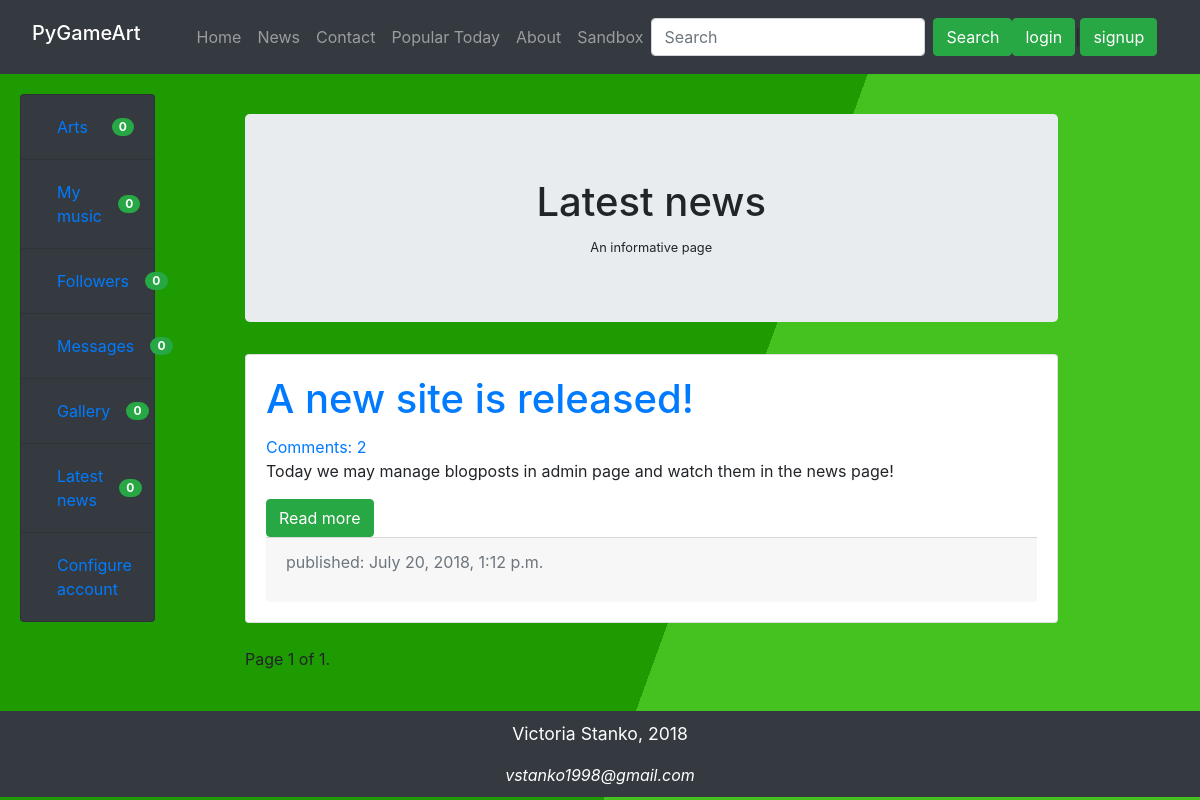
Before: /news/ with the older database file.
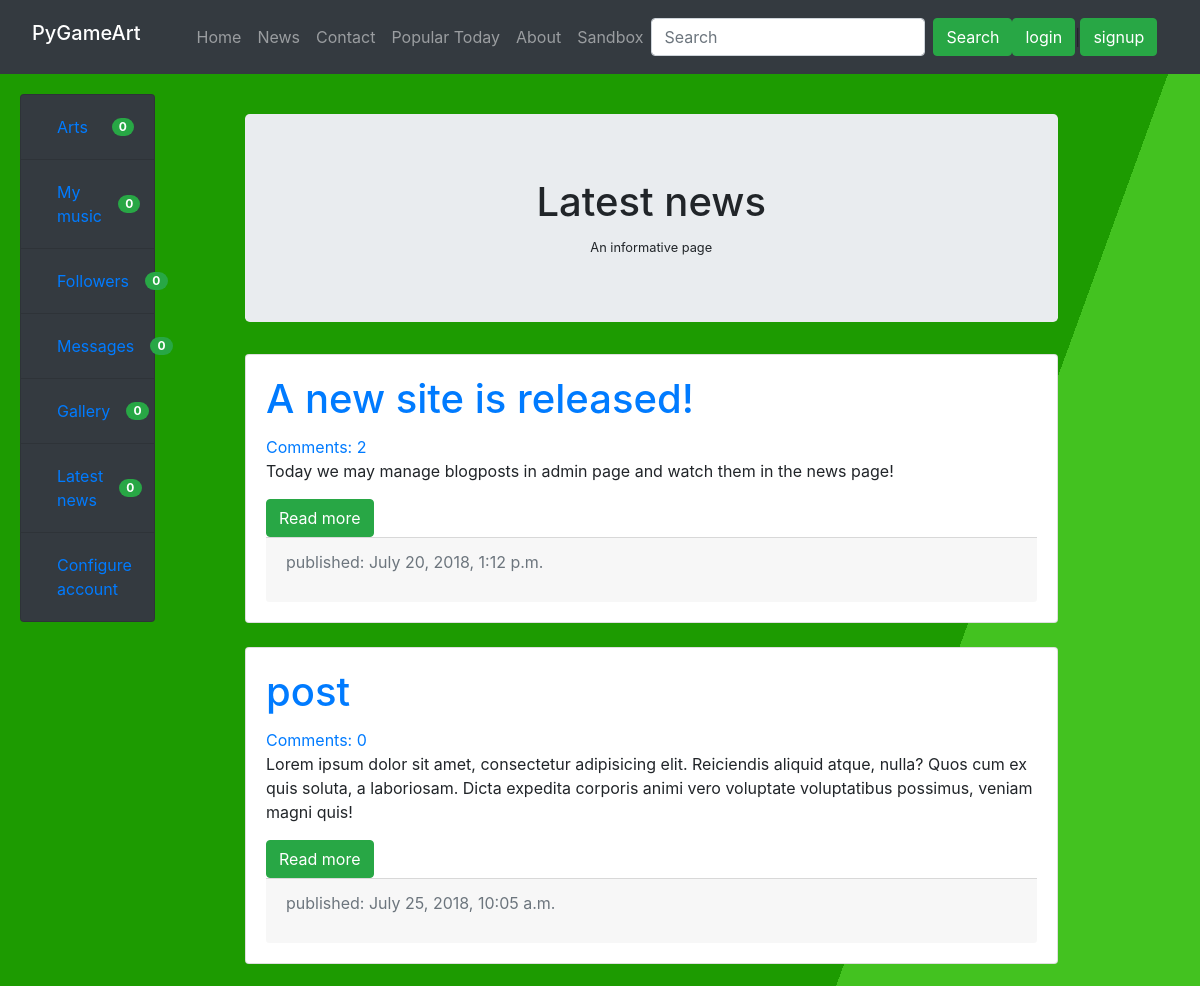
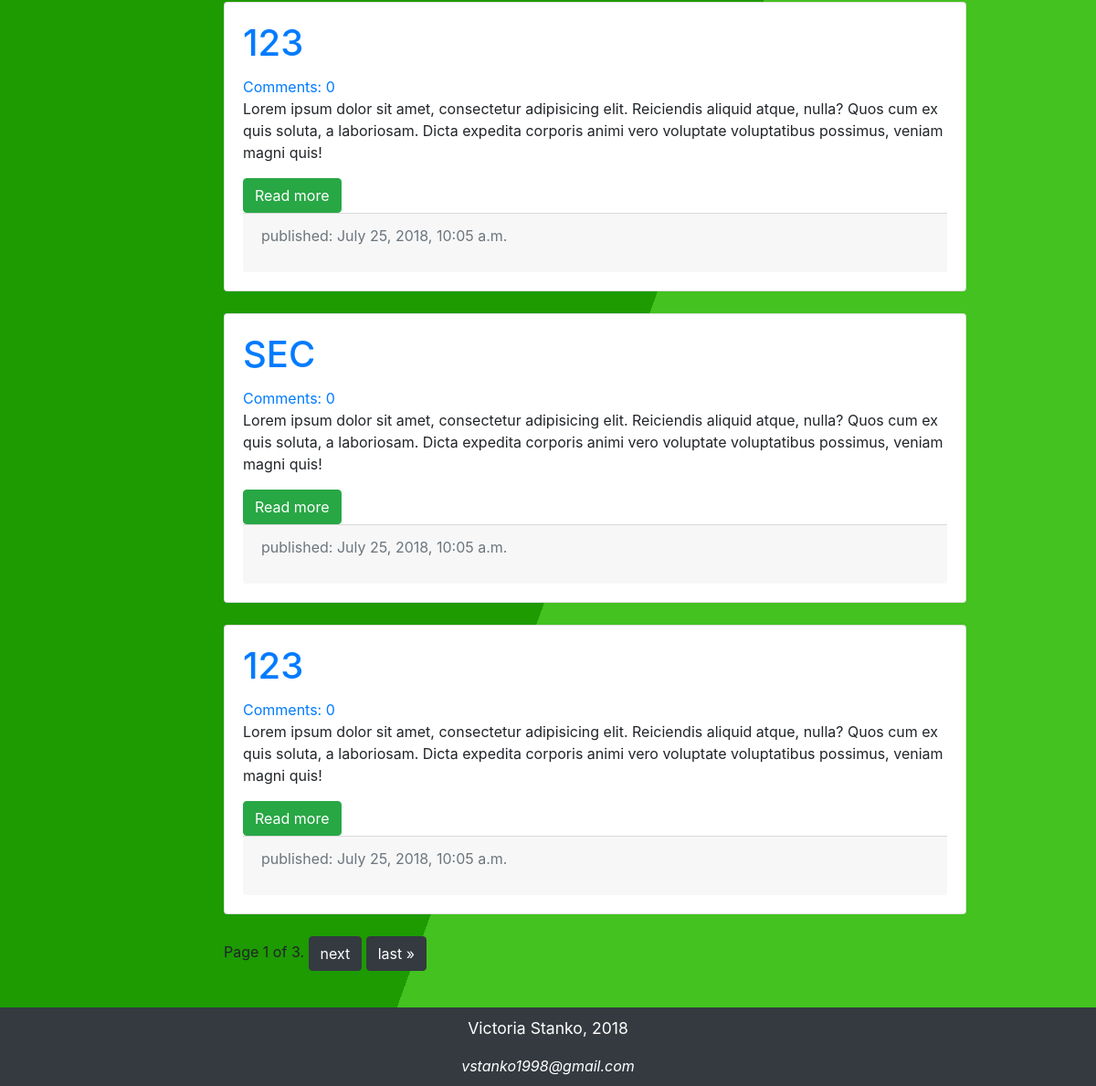
After: the same page with the newer database file (2 pictures, top to bottom).
### blog/models.py (models this page shows, shortened)
class Post(models.Model):
    author = models.ForeignKey('auth.User', on_delete=models.CASCADE)
    title = models.CharField(max_length=200)
    text = models.TextField()
    created_date = models.DateTimeField(default=timezone.now)
    published_date = models.DateTimeField(blank=True, null=True)
    post_image = models.ImageField(upload_to=image_directory_path, storage=image_storage, null=True, blank=True)
    def approved_comments(self):
        return self.comments.filter(approved_comment=True)

### blog/views.py (the view)
def news_list(request):
    post_list = Post.objects.filter(published_date__lte=timezone.now()).order_by('published_date')
    paginator = Paginator(post_list, 5)
    page = request.GET.get('page')
    posts = paginator.get_page(page)
    return render(request, 'news.html', {'posts': posts})

### blog/templates/news.html (shortened to what this page needs)
{% extends 'base.html' %}
{% block content %}
    <div class="jumbotron text-center">
        <h1>Latest news</h1>
        <small>An informative page</small>
    </div>
    {% for post in posts %}
        <div class="card mb-4">
            <div class="card-body">
                <h1 class="card-title">
                    <a href="{% url 'news_detail' pk=post.pk %}">{{ post.title }}</a>
                </h1>
                <a href="{% url 'news_detail' pk=post.pk %}">Comments: {{ post.approved_comments.count }}</a>
                <p class="card-text">{{ post.text|linebreaksbr }}</p>
                <a class="btn btn-success" href="{% url 'news_detail' pk=post.pk %}">Read more</a>
                <div class="card-footer text-muted">
                    <p>published: {{ post.published_date }}</p>
                </div>
            </div>
        </div>
    {% endfor %}
    <div class="pagination">
        <span class="step-links">
            <span class="current">
                Page {{ posts.number }} of {{ posts.paginator.num_pages }}.
            </span>
            {% if posts.has_next %}
                <a class="btn btn-dark" href="?page={{ posts.next_page_number }}">next</a>
                <a class="btn btn-dark" href="?page={{ posts.paginator.num_pages }}">last &raquo;</a>
            {% endif %}
        </span>
    </div>
{%  endblock %}

Changed rows visible on the page:
added Post: title "post", approved_comments.count "0", text "Lorem ipsum dolor sit amet, consectetur adipisicing elit. Reiciendis aliquid atque, nulla? Quos cum ex quis soluta, a laboriosam. Dicta expedita corporis animi vero voluptate voluptatibus possimus, veniam magni quis!", published_date "July 25, 2018, 10:05 a.m."
added Post: title "123", approved_comments.count "0", text "Lorem ipsum dolor sit amet, consectetur adipisicing elit. Reiciendis aliquid atque, nulla? Quos cum ex quis soluta, a laboriosam. Dicta expedita corporis animi vero voluptate voluptatibus possimus, veniam magni quis!", published_date "July 25, 2018, 10:05 a.m."
added Post: title "SEC", approved_comments.count "0", text "Lorem ipsum dolor sit amet, consectetur adipisicing elit. Reiciendis aliquid atque, nulla? Quos cum ex quis soluta, a laboriosam. Dicta expedita corporis animi vero voluptate voluptatibus possimus, veniam magni quis!", published_date "July 25, 2018, 10:05 a.m."
added Post: title "123", approved_comments.count "0", text "Lorem ipsum dolor sit amet, consectetur adipisicing elit. Reiciendis aliquid atque, nulla? Quos cum ex quis soluta, a laboriosam. Dicta expedita corporis animi vero voluptate voluptatibus possimus, veniam magni quis!", published_date "July 25, 2018, 10:05 a.m."
Other visible differences:
{{ posts.paginator.num_pages }}: "1" → "3"
text now shown: "next last »"
